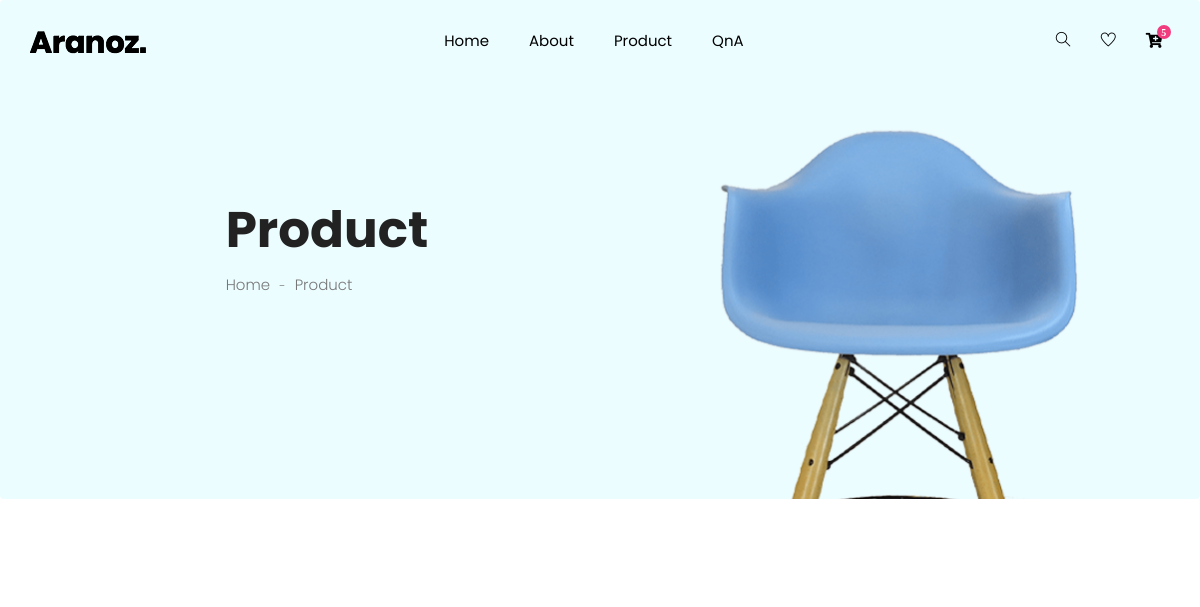
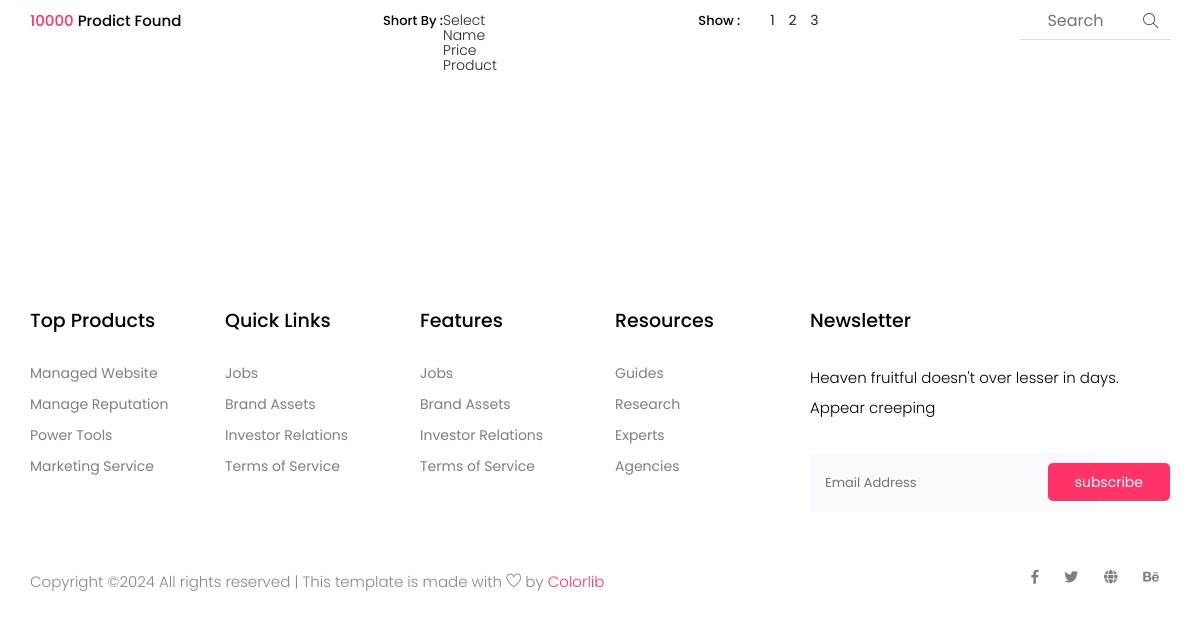
Before: /product/ with the older database file (2 pictures, top to bottom).
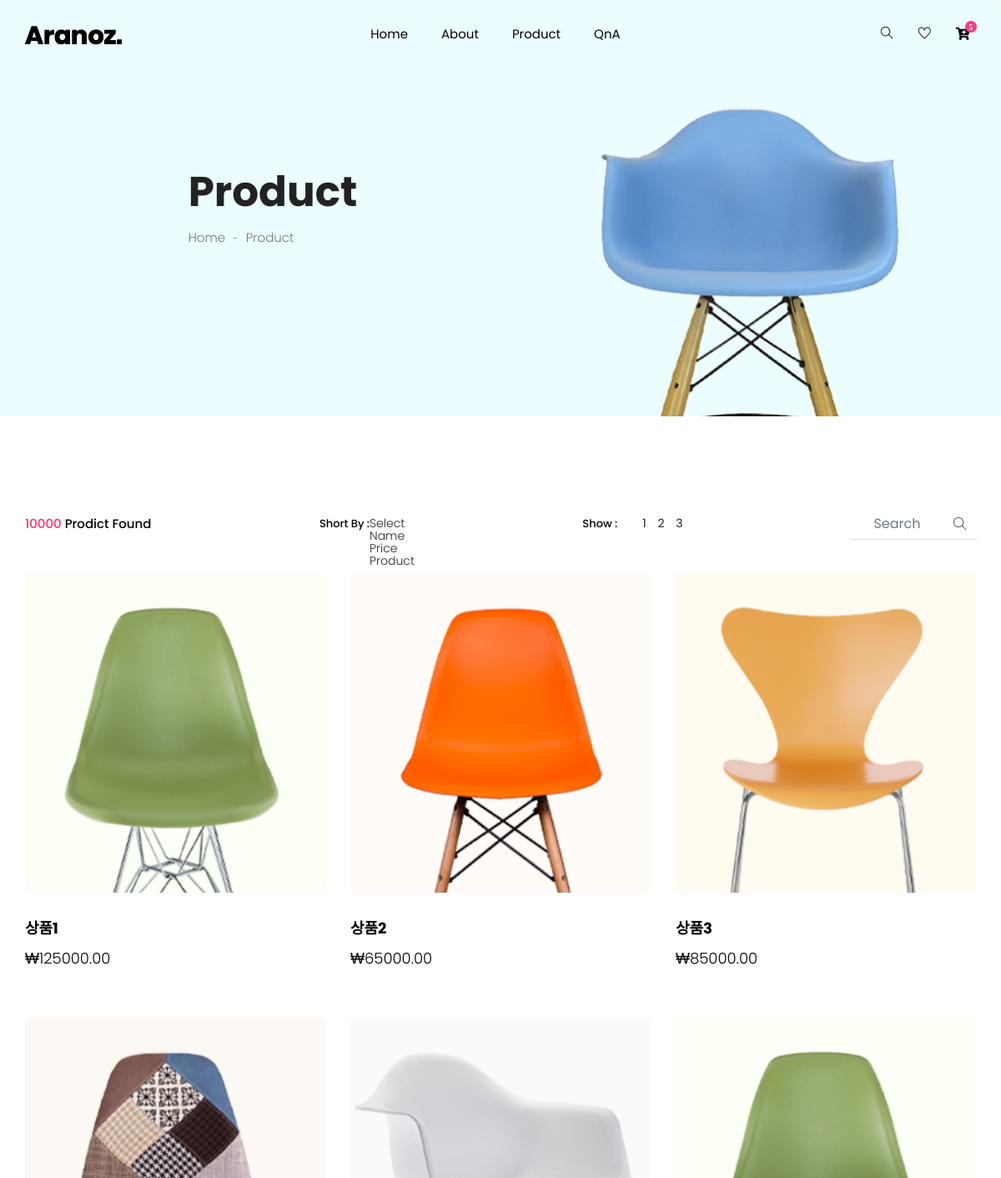
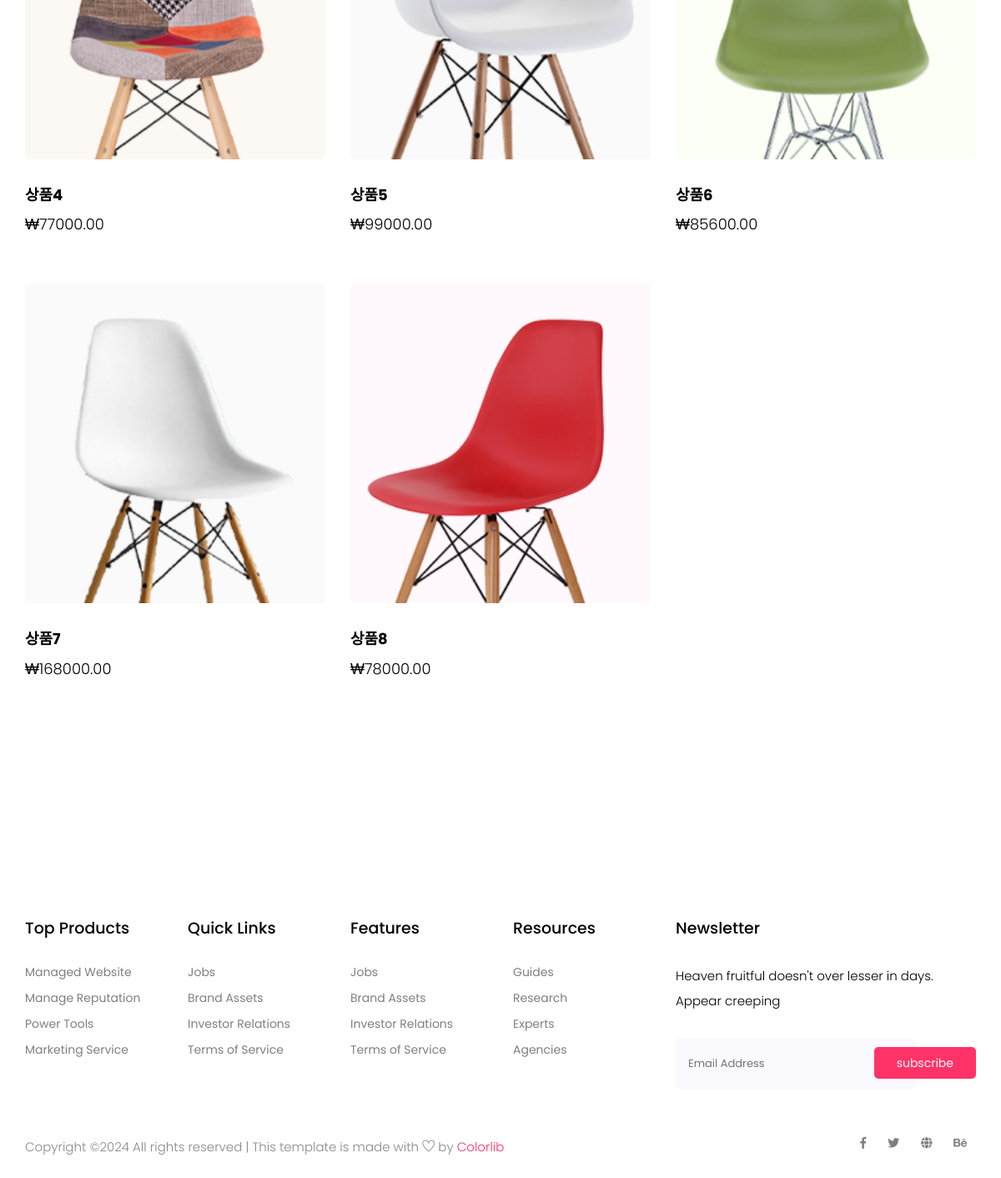
After: the same page with the newer database file (2 pictures, top to bottom).
### product/models.py (models this page shows, shortened)
class Product(models.Model):
    name = models.CharField(max_length=100)
    price = models.DecimalField(max_digits=10, decimal_places=2)
    sold_count = models.IntegerField(default=0)
    img_path = models.CharField(max_length=200, default='img/product/product_1.png')

### product/views.py (the view)
# urls.py: path('', views.product_list, name="product_list"),
def product_list(request):
    products = Product.objects.all()
    context = {"product_list":products}
    return render(request, 'product/product_list.html', context)

### templates/product/product_list.html (shortened to what this page needs)
{% extends "base/base.html" %}
{% block contents %}
{% load static %}
<section class="breadcrumb breadcrumb_bg">
    <div class="container">
        <div class="row justify-content-center">
            <div class="col-lg-8">
                <div class="breadcrumb_iner">
                    <div class="breadcrumb_iner_item">
                        <h2>Product</h2>
                        <p>Home <span>-</span> Product</p>
                    </div>
                </div>
            </div>
        </div>
    </div>
</section>
<section class="cat_product_area section_padding">
    <div class="container">
        <div class="row">
            <div class="col-lg-12">
                <div class="row">
                    <div class="col-lg-12">
                        <div class="product_top_bar d-flex justify-content-between align-items-center">
                            <div class="single_product_menu">
                                <p><span>10000 </span> Prodict Found</p>
                            </div>
                            <div class="single_product_menu d-flex">
                                <h5>short by : </h5>
                            </div>
                            <div class="single_product_menu d-flex">
                                <h5>show :</h5>
                                <div class="top_pageniation">
                                    <ul>
                                        <li>1</li>
                                        <li>2</li>
                                        <li>3</li>
                                    </ul>
                                </div>
                            </div>
                            <div class="single_product_menu d-flex">
                                <div class="input-group">
                                    <input type="text" class="form-control" placeholder="search"
                                        aria-describedby="inputGroupPrepend">
                                    <div class="input-group-prepend">
                                        <span class="input-group-text" id="inputGroupPrepend"><i
                                                class="ti-search"></i></span>
                                    </div>
                                </div>
                            </div>
                        </div>
                    </div>
                </div>
                <div class="row align-items-center latest_product_inner">
                    {% for product in product_list %}
                    <div class="col-lg-4 col-sm-6">
                        <div class="single_product_item">
                            <a href="/product/{{product.id}}">
                                <img src="{% static product.img_path %}" alt="">
                                <div class="single_product_text">
                                    <h4>{{product.name}}</h4>
                                    <h3>₩{{product.price}}</h3>
                                </div>
                            </a>
                        </div>
                    </div>
                    {% endfor %}
                </div>
            </div>
        </div>
    </div>
</section>
{% endblock %}

### templates/base/base.html (shortened to what this page needs)
{% load static %}
<!doctype html>
<html lang="zxx">
<head>
    <link rel="stylesheet" href="{% static 'css/bootstrap.min.css' %}">
    <link rel="stylesheet" href="{% static 'css/animate.css' %}">
    <link rel="stylesheet" href="{% static 'css/owl.carousel.min.css' %}">
    <link rel="stylesheet" href="{% static 'css/all.css' %}">
    <link rel="stylesheet" href="{% static 'css/flaticon.css' %}">
    <link rel="stylesheet" href="{% static 'css/themify-icons.css' %}">
    <link rel="stylesheet" href="{% static 'css/magnific-popup.css' %}">
    <link rel="stylesheet" href="{% static 'css/slick.css' %}">
    <link rel="stylesheet" href="{% static 'css/style.css' %}">
</head>
<body>
    {% block header %}
    {% include "base/header.html" %}
    {% endblock %}
    {% block contents %}
    {% endblock %}
    {% block footer %}
    {% include "base/footer.html" %}
    {% endblock %}
</body>
</html>

### templates/base/header.html (shortened to what this page needs)
{% load static %}
<header class="main_menu home_menu">
    <div class="container">
        <div class="row align-items-center">
            <div class="col-lg-12">
                <nav class="navbar navbar-expand-lg navbar-light">
                    <a class="navbar-brand" href="/"> <img src="{% static 'img/logo.png' %}" alt="logo"> </a>
                    <div class="collapse navbar-collapse main-menu-item" id="navbarSupportedContent">
                        <ul class="navbar-nav">
                            <li class="nav-item">
                                <a class="nav-link" href="/">Home</a>
                            </li>
                            <li class="nav-item">
                                <a class="nav-link" href="/about">About</a>
                            </li>
                            <li class="nav-item">
                                <a class="nav-link" href="/product">Product</a>
                            </li>
                            <li class="nav-item">
                                <a class="nav-link" href="/qna">QnA</a>
                            </li>
                        </ul>
                    </div>
                    <div class="hearer_icon d-flex">
                        <a id="search_1" href="javascript:void(0)"><i class="ti-search"></i></a>
                        <a href=""><i class="ti-heart"></i></a>
                        <div class="dropdown cart">
                            <a class="dropdown-toggle" href="#" id="navbarDropdown3" role="button"
                                data-toggle="dropdown" aria-haspopup="true" aria-expanded="false">
                                <i class="fas fa-cart-plus"></i>
                            </a>
                        </div>
                    </div>
                </nav>
            </div>
        </div>
    </div>
</header>

### templates/base/footer.html (shortened to what this page needs)
{% load static %}
<footer class="footer_part">
    <div class="container">
        <div class="row justify-content-around">
            <div class="col-sm-6 col-lg-2">
                <div class="single_footer_part">
                    <h4>Top Products</h4>
                    <ul class="list-unstyled">
                        <li><a href="">Managed Website</a></li>
                        <li><a href="">Manage Reputation</a></li>
                        <li><a href="">Power Tools</a></li>
                        <li><a href="">Marketing Service</a></li>
                    </ul>
                </div>
            </div>
            <div class="col-sm-6 col-lg-2">
                <div class="single_footer_part">
                    <h4>Quick Links</h4>
                    <ul class="list-unstyled">
                        <li><a href="">Jobs</a></li>
                        <li><a href="">Brand Assets</a></li>
                        <li><a href="">Investor Relations</a></li>
                        <li><a href="">Terms of Service</a></li>
                    </ul>
                </div>
            </div>
            <div class="col-sm-6 col-lg-2">
                <div class="single_footer_part">
                    <h4>Features</h4>
                    <ul class="list-unstyled">
                        <li><a href="">Jobs</a></li>
                        <li><a href="">Brand Assets</a></li>
                        <li><a href="">Investor Relations</a></li>
                        <li><a href="">Terms of Service</a></li>
                    </ul>
                </div>
            </div>
            <div class="col-sm-6 col-lg-2">
                <div class="single_footer_part">
                    <h4>Resources</h4>
                    <ul class="list-unstyled">
                        <li><a href="">Guides</a></li>
                        <li><a href="">Research</a></li>
                        <li><a href="">Experts</a></li>
                        <li><a href="">Agencies</a></li>
                    </ul>
                </div>
            </div>
            <div class="col-sm-6 col-lg-4">
                <div class="single_footer_part">
                    <h4>Newsletter</h4>
                    <p>Heaven fruitful doesn't over lesser in days. Appear creeping
                    </p>
                    <div id="mc_embed_signup">
                        <form target="_blank"
                            action="https://spondonit.us12.list-manage.com/subscribe/post?u=1462626880ade1ac87bd9c93a&amp;id=92a4423d01"
                            method="get" class="subscribe_form relative mail_part">
                            <input type="email" name="email" id="newsletter-form-email" placeholder="Email Address"
                                class="placeholder hide-on-focus" onfocus="this.placeholder = ''"
                                onblur="this.placeholder = ' Email Address '">
                            <button type="submit" name="submit" id="newsletter-submit"
                                class="email_icon newsletter-submit button-contactForm">subscribe</button>
                        </form>
                    </div>
                </div>
            </div>
        </div>
    </div>
    <div class="copyright_part">
        <div class="container">
            <div class="row">
                <div class="col-lg-8">
                    <div class="copyright_text">
                        <P>
Copyright &copy;<script>document.write(new Date().getFullYear());</script> All rights reserved | This template is made with <i class="ti-heart" aria-hidden="true"></i> by <a href="https://colorlib.com" target="_blank">Colorlib</a>
</P>
                    </div>
                </div>
                <div class="col-lg-4">
                    <div class="footer_icon social_icon">
                        <ul class="list-unstyled">
                            <li><a href="#" class="single_social_icon"><i class="fab fa-facebook-f"></i></a></li>
                            <li><a href="#" class="single_social_icon"><i class="fab fa-twitter"></i></a></li>
                            <li><a href="#" class="single_social_icon"><i class="fas fa-globe"></i></a></li>
                            <li><a href="#" class="single_social_icon"><i class="fab fa-behance"></i></a></li>
                        </ul>
                    </div>
                </div>
            </div>
        </div>
    </div>
</footer>

### static/css/all.css (style rules this page uses)
.fa, .fas, .far, .fal, .fab { -moz-osx-font-smoothing: grayscale; -webkit-font-smoothing: antialiased; display: inline-block; font-style: normal; font-variant: normal; text-rendering: auto; line-height: 1; }
.fa-behance:before { content: "\f1b4"; }
.fa-cart-plus:before { content: "\f217"; }
.fa-facebook-f:before { content: "\f39e"; }
.fa-globe:before { content: "\f0ac"; }
.fa-twitter:before { content: "\f099"; }
.fab { font-family: 'Font Awesome 5 Brands'; }
.fa, .fas { font-family: 'Font Awesome 5 Free'; font-weight: 900; }

Changed rows visible on the page:
added Product: img_path (picture), name "상품1", price "125000.00"
added Product: img_path (picture), name "상품2", price "65000.00"
added Product: img_path (picture), name "상품3", price "85000.00"
added Product: img_path (picture), name "상품4", price "77000.00"
added Product: img_path (picture), name "상품5", price "99000.00"
added Product: img_path (picture), name "상품6", price "85600.00"
added Product: img_path (picture), name "상품7", price "168000.00"
added Product: img_path (picture), name "상품8", price "78000.00"
